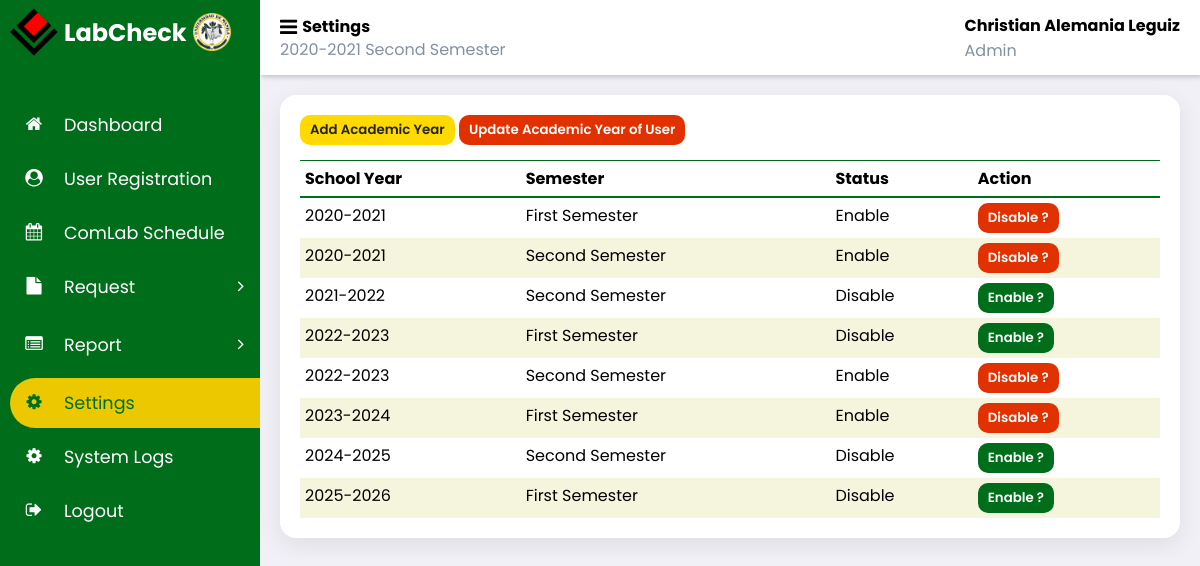
The app's page /admin_labcheck/settings.php (signed in), older data.
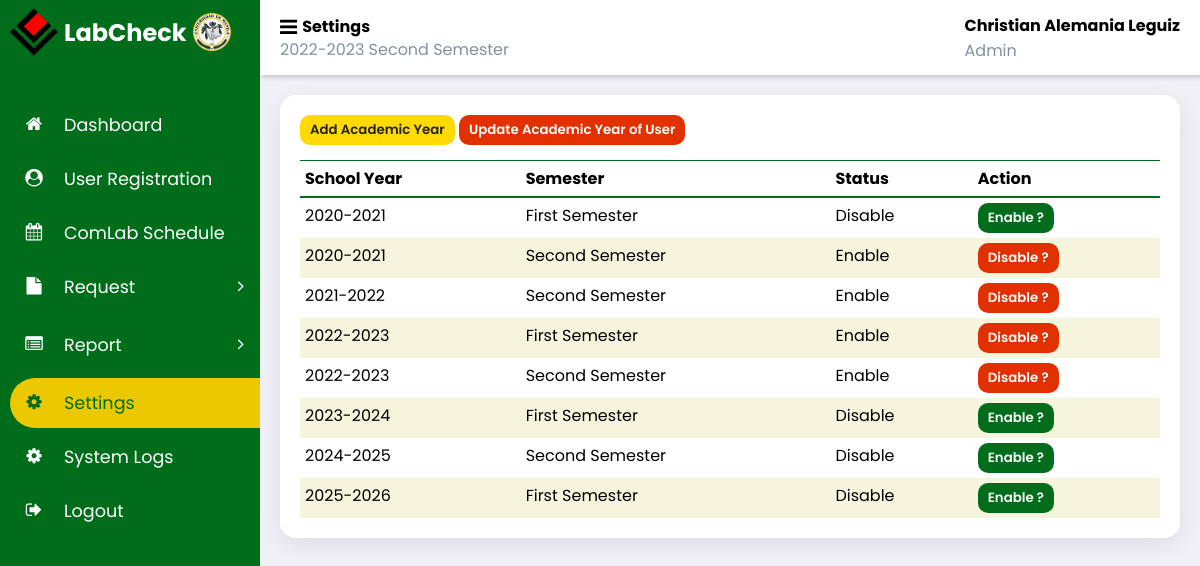
The same page, newer data.
### tables this page shows
CREATE TABLE `academic_year` (
  `school_year` varchar(20) NOT NULL,
  `semester` varchar(20) NOT NULL,
  `status` tinyint(1) NOT NULL
);

### admin_labcheck/settings.php (the view, shortened to what this page needs)
<?php
    $page = "Settings";
    include '../partial/admin_sidebar.php';
    include '../partial/header.php';
    try {
        require_once "../connection/database.php";
        $stmt = $conn->prepare('SELECT * FROM academic_year ');
        $stmt->execute();
        $result = $stmt->get_result();
    } catch (Exception $e) {
        die('Database error: ' . $e->getMessage());
    }
?>
<main class="settings">
    <div class="add-update-acadyear">
        <button id="showSchoolYearForm"> Add Academic Year </button>
        <button id="showUpdateSchoolYearForm"> Update Academic Year of User </button>
    </div>
    <div class="table-container">
        <table class="table-header">
            <thead>
                <tr>
                    <th>School Year</th>
                    <th>Semester</th>
                    <th>Status</th>
                    <th>Action</th>
                </tr>
            </thead>
            <tbody id="reportTable"class="table-body">
                <?php while ($row = $result->fetch_assoc()): ?>
                    <tr>
                        <td data-cell="School Year"><?php echo htmlspecialchars($row['school_year']); ?></td>
                        <td data-cell="Semester"><?php echo htmlspecialchars($row['semester']); ?></td>
                        <td data-cell="Status" id="status-<?php echo $row['school_year']; ?>" >
                            <?php echo ($row['status'] == 0) ? 'Disable' : 'Enable'; ?>
                        </td>
                        <td data-cell="Action">
                        <button class="myButton" value="<?php echo $row['school_year']; ?>"
                            data-status="<?php echo $row['status']; ?>"
                            data-semester="<?php echo $row['semester']; ?>"
                            style="background-color: <?php echo $row['status'] == 0 ? '#006d1b' : '#e23100'; ?>">
                            <?php echo $row['status'] == 0 ? 'Enable ?' : 'Disable ?'; ?>
                        </button>
                        </td>
                    </tr>
                <?php endwhile; ?>
            </tbody>
        </table>
    </div>
</main>
</section>
</body>
</html>

### partial/header.php (shortened to what this page needs)
<section id="content">
		<nav>
            <div>
				<div class="hamburger-row">
					<span class="fa fa-bars toggle-sidebar"></span>
					<h2 class="hamburger-text">
						<?=$page?>
					</h2>
				</div>
				<div class="acad-year">
				<?= $_SESSION['school_year']?> <?= $_SESSION['semester']?>
				</div>
            </div>
            <div>
				<div class="name-usertype">
					<h4>
						<?=$_SESSION['name']?>
					</h4>
					<small>Admin</small>
				</div>
			</div>
		</nav>

Row changes from the older to the newer data that the page shows:
changed academic_year (number 1 of 8 on the later page): status "Enable Disable ?" → "Disable Enable ?"
changed academic_year (number 3 of 8 on the later page): status "Disable Enable ?" → "Enable Disable ?"
changed academic_year (number 4 of 8 on the later page): status "Disable Enable ?" → "Enable Disable ?"
changed academic_year (number 6 of 8 on the later page): status "Enable Disable ?" → "Disable Enable ?"
Text that changed along with them:
$_SESSION['school_year']: "2020-2021" → "2022-2023"
